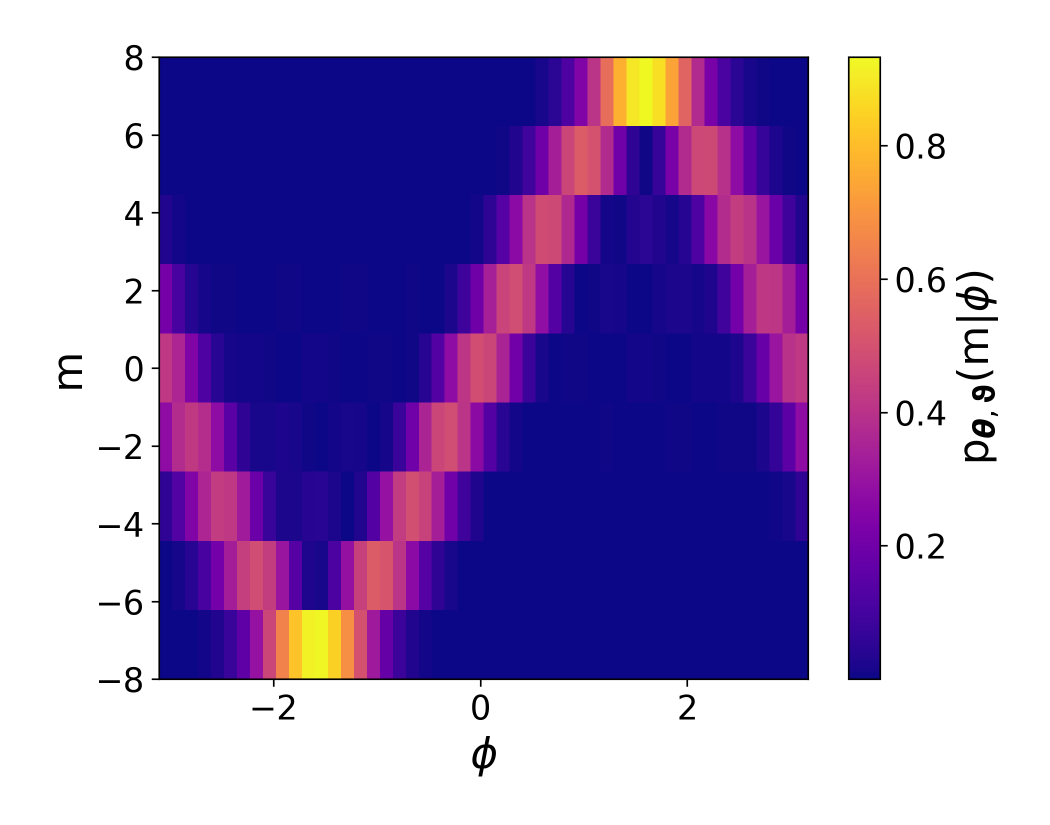
#> input picture VQI/8/vqc_1_1_0.7/figs/Quantum_feature_heatmap.png, 2100 x 1650 px, found by its file name (shown at 1/2 size)
$ jupyter execute --allow-errors Data_analysis.ipynb
#> lines starting #> are read from the running program, lines starting #| are printed output that depends on the picture
[cell 1]
import matplotlib.pyplot as plt
import numpy as np
import os
from matplotlib.lines import Line2D

# =====================================================
# Nature Communications style (optimized)
# =====================================================
plt.rcParams.update({
    "font.size": 12,
    "axes.titlesize": 14,
    "axes.labelsize": 13,
    "legend.fontsize": 10,
    "xtick.labelsize": 11,
    "ytick.labelsize": 11,
    "lines.linewidth": 1.5,
    "axes.linewidth": 0.9,
    "xtick.major.width": 0.8,
    "ytick.major.width": 0.8,
    "figure.dpi": 120
})

# ===============================
# parameters
# ===============================
n_qubits = 8
n_enc, n_dec = 1, 1
phi_train_samples = 100
n_phi = 50
phi_trues = np.linspace(-np.pi + np.pi/phi_train_samples,
                        np.pi + np.pi/phi_train_samples, n_phi)

phi_std = 0.7
scope = [-np.pi, np.pi]

vqi_path = f"VQI/{n_qubits}/vqc_{n_enc}_{n_dec}_{phi_std}"
vqcnni_base_path = f"VQ-CNNI/{n_qubits}/vqc_{n_enc}_{n_dec}"

paths = {
    "VQI": vqi_path,
    "softsign": f"{vqcnni_base_path}/softsign",
}

markers = {
    "VQI": "h",
    "softsign": "o",
}

linestyles = {
    "VQI": "-",
    "softsign": "-",
}

colors = {
    "VQI": "#4C4C4C",
    "softsign": "#B03A2E",
}

label_map = {
    "VQI": "VQI Baseline",
    "softsign": "VQ-CNNI",
}

# ===============================
# load data (runs × n_phi)
# ===============================
phi_preds_all = {}

#> (the rest of this cell did not finish here and is left out)

[cell 2]
import matplotlib.pyplot as plt
import matplotlib.image as mpimg
import os
import numpy as np
from matplotlib.gridspec import GridSpec, GridSpecFromSubplotSpec

# ============================================================
# Nature Communications style (与参考代码一致)
# ============================================================

plt.rcParams.update({
    'font.family': 'sans-serif',
    'font.sans-serif': ['Arial', 'Helvetica'],
    'font.size': 8,
    'axes.labelsize': 8,
    'axes.titlesize': 8,
    'xtick.labelsize': 7,
    'ytick.labelsize': 7,
    'legend.fontsize': 7,
    'figure.dpi': 300,
    'savefig.dpi': 300,
    'axes.linewidth': 0.6
})

# ===============================
# parameters
# ===============================
n_qubits = 8
n_enc, n_dec = 1, 1
phi_trues = np.linspace(-np.pi + np.pi/100, np.pi + np.pi/100, 50)

vqcnni_base_path = f"VQ-CNNI/{n_qubits}/vqc_{n_enc}_{n_dec}"
vqcnni_fixedParam = f"VQ-CNNI_fixedParam/{n_qubits}/vqc_{n_enc}_{n_dec}"

# ===============================
# 模型路径
# ===============================
paths = {
    "Softsign": f"{vqcnni_base_path}/softsign",
    "Softsign-BMSE": f"{vqcnni_fixedParam}/softsign",
}

label_map = {
    "Softsign": "VQ-CNNI",
    "Softsign-BMSE": "VQ-CNNI-fixed",
}

colors = {
    "Softsign": "#d62728",      # 红色
    "Softsign-BMSE": "green",   # 绿色
}

# ===============================
# 加载数据（用于SWPE计算）
# ===============================
phi_preds = {}

for name, path in paths.items():
    file = os.path.join(path, "phi_preds.npy")
    if os.path.exists(file):
        phi_preds[name] = np.load(file)
    else:
        print(f"Warning: {file} not found")

# ===============================
# wrapped phase error
# ===============================
# [4 lines left out: function compute_swpe_db, not called in this run]

SWPE = {}
mean_swpe = {}

for name in phi_preds:
    SWPE[name] = compute_swpe_db(phi_preds[name], phi_trues)
    mean_swpe[name] = np.mean(SWPE[name])

# 按性能排序
sorted_models = sorted(mean_swpe, key=lambda x: mean_swpe[x])

# ============================================================
# Figure layout: 精细控制最后一列的间距（不影响前三列之间的间距）
# ============================================================

fig = plt.figure(figsize=(14, 7))

# 先分成两大块：前三列 + 最后一列
gs_main = GridSpec(
    1, 2,
    width_ratios=[4.0, 0.65],  # 前三列总宽度 : 最后一列宽度
    wspace=0.1,               # 这个间距控制两大部分之间的距离（最后一列左侧的间距）
    top=0.95,
    bottom=0.05,
    left=0.02,
    right=0.98
)

# 前三列再细分为三列（2行×3列）
gs_left = GridSpecFromSubplotSpec(
    2, 3,
    subplot_spec=gs_main[0, 0],
    wspace=0.02,   # 前三列之间的水平间距（保持紧凑）
    hspace=0.02,   # 垂直间距
    width_ratios=[1.0, 1.0, 1.0]
)

# 最后一列作为整体（2行×1列）
gs_right = GridSpecFromSubplotSpec(
    2, 1,
    subplot_spec=gs_main[0, 1],
    hspace=0.02
)

# ============================================================
# Column 1: Probability heatmaps (a, b)
# ============================================================

# a: VQI baseline heatmap (第一行第一列)
ax_a = fig.add_subplot(gs_left[0, 0])
vqi_heatmap_path = os.path.join(paths["Softsign-BMSE"], "figs", "Quantum_feature_heatmap.png")
if os.path.exists(vqi_heatmap_path):
    ax_a.imshow(mpimg.imread(vqi_heatmap_path))
else:
    ax_a.text(0.5, 0.5, "Heatmap not found", ha='center')
ax_a.set_title('VQI Baseline', fontsize=12, y=0.95)
ax_a.axis('off')
ax_a.text(0.05, 1.0, 'a', transform=ax_a.transAxes, fontsize=14, fontweight='bold')

# b: Joint optimized heatmap (第二行第一列)
ax_b = fig.add_subplot(gs_left[1, 0])
joint_heatmap_path = os.path.join(paths["Softsign"], "figs", "Quantum_feature_heatmap.png")
if os.path.exists(joint_heatmap_path):
    ax_b.imshow(mpimg.imread(joint_heatmap_path))
else:
    ax_b.text(0.5, 0.5, "Heatmap not found", ha='center')
ax_b.set_title('VQ-CNNI', fontsize=12, y=0.95)
ax_b.axis('off')
ax_b.text(0.05, 1.0, 'b', transform=ax_b.transAxes, fontsize=14, fontweight='bold')

# ============================================================
# Column 2: Quantum feature manifolds (c, d)
# ============================================================

# c: Baseline quantum manifold (第一行第二列)
ax_c = fig.add_subplot(gs_left[0, 1])
baseline_embedding_path = os.path.join(paths["Softsign-BMSE"], "figs", "feature_embedding.png")
if os.path.exists(baseline_embedding_path):
    ax_c.imshow(mpimg.imread(baseline_embedding_path))
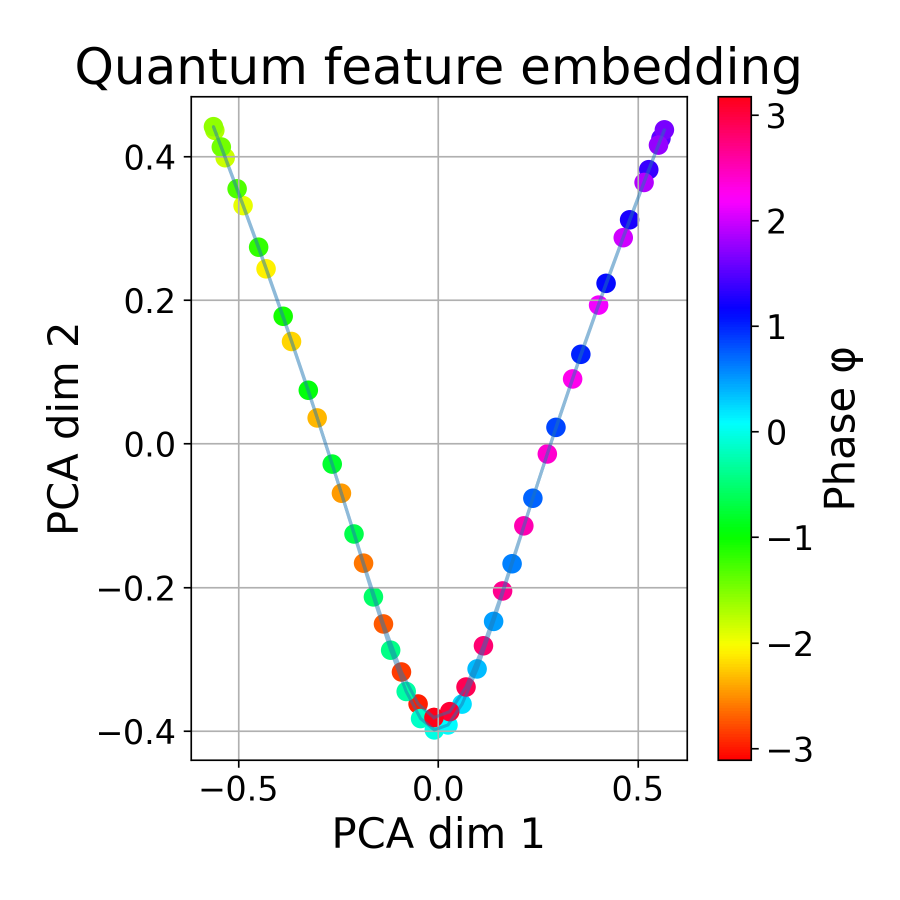
#> input picture VQI/8/vqc_1_1_0.7/figs/feature_embedding.png, 1800 x 1800 px, found by its file name (shown at 1/2 size)
else:
    ax_c.text(0.5, 0.5, "Not found", ha='center')
ax_c.set_title('VQ-CNNI-fixed', fontsize=12, y=0.95)
ax_c.axis('off')
ax_c.text(0.05, 1.0, 'c', transform=ax_c.transAxes, fontsize=14, fontweight='bold')

# d: Joint quantum manifold (第二行第二列)
ax_d = fig.add_subplot(gs_left[1, 1])
joint_embedding_path = os.path.join(paths["Softsign"], "figs", "feature_embedding.png")
if os.path.exists(joint_embedding_path):
    ax_d.imshow(mpimg.imread(joint_embedding_path))
else:
    ax_d.text(0.5, 0.5, "Not found", ha='center')
ax_d.set_title('VQ-CNNI', fontsize=12, y=0.95)
ax_d.axis('off')
ax_d.text(0.05, 1.0, 'd', transform=ax_d.transAxes, fontsize=14, fontweight='bold')

# ============================================================
# Column 3: Latent manifolds (e, f)
# ============================================================

# e: Baseline latent manifold (第一行第三列)
ax_e = fig.add_subplot(gs_left[0, 2])
baseline_latent_path = os.path.join(paths["Softsign-BMSE"], "figs", "fig5_latent_manifold.png")
if os.path.exists(baseline_latent_path):
    ax_e.imshow(mpimg.imread(baseline_latent_path))
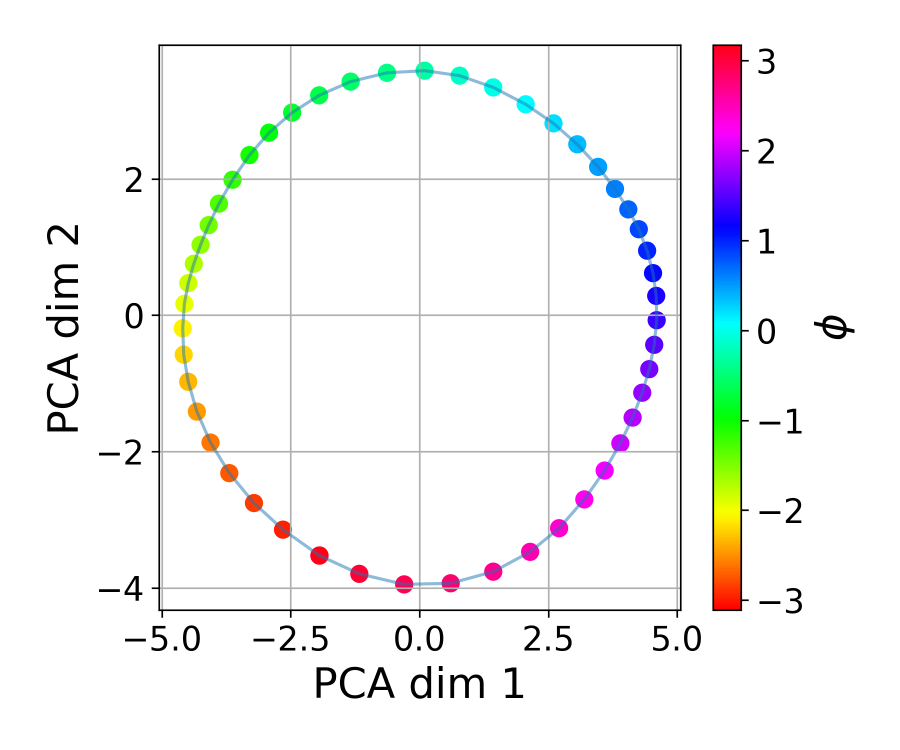
#> input picture VQ-CNNI/8/vqc_1_1/arctan/figs/fig5_latent_manifold.png, 1800 x 1500 px, found by its file name (shown at 1/2 size)
else:
    ax_e.text(0.5, 0.5, "Not found", ha='center')
ax_e.set_title('VQ-CNNI-fixed', fontsize=12, y=0.95)
ax_e.axis('off')
ax_e.text(0.05, 1.0, 'e', transform=ax_e.transAxes, fontsize=14, fontweight='bold')

# f: Joint latent manifold (第二行第三列)
ax_f = fig.add_subplot(gs_left[1, 2])
joint_latent_path = os.path.join(paths["Softsign"], "figs", "fig5_latent_manifold.png")
if os.path.exists(joint_latent_path):
    ax_f.imshow(mpimg.imread(joint_latent_path))
else:
    ax_f.text(0.5, 0.5, "Not found", ha='center')
ax_f.set_title('VQ-CNNI', fontsize=12, y=0.95)
ax_f.axis('off')
ax_f.text(0.05, 1.0, 'f', transform=ax_f.transAxes, fontsize=14, fontweight='bold')

# ============================================================
# Column 4: SWPE Boxplot (g) - spanning both rows
# ============================================================

# 最后一列的子图（占据两行）
ax_g = fig.add_subplot(gs_right[:, 0])
ax_g.tick_params(axis='y', width=2.5, which='major')
ax_g.tick_params(axis='y', labelsize=12, width=2.5)

# 设置子图位置偏移：从底部开始，占80%高度，向上对齐
box = ax_g.get_position()
ax_g.set_position([box.x0, box.y0+0.1, box.width, box.height * 0.8])

# 准备箱线图数据（按性能排序）
box_data = [SWPE[name] for name in sorted_models]
box_labels = [''] * len(sorted_models)
box_colors = [colors[name] for name in sorted_models]

# 绘制箱线图
#> (the rest of this cell did not finish here and is left out)

[cell 3]
import matplotlib.pyplot as plt
import matplotlib.image as mpimg
import os
import numpy as np
import string
# ===============================
# parameters
# ===============================
n_qubits = 8
n_enc, n_dec = 1, 1
phi_trues = np.linspace(-np.pi + np.pi/100, np.pi + np.pi/100, 50)
phi_std = 0.7

# ===============================
# 模型路径
# ===============================
paths = {
    "Epoch = 0": f"VQ-CNNI/{n_qubits}/vqc_{n_enc}_{n_dec}/softsign/figs_init",
    "Epoch = 60": f"VQ-CNNI/{n_qubits}/vqc_{n_enc}_{n_dec}/softsign/figs_epoch60",
    "Epoch = 80": f"VQ-CNNI/{n_qubits}/vqc_{n_enc}_{n_dec}/softsign/figs_maxqfi",
    "Epoch = 717": f"VQ-CNNI/{n_qubits}/vqc_{n_enc}_{n_dec}/softsign/figs"
}

model_names = list(paths.keys())
n_models = len(model_names)

# ===============================
# 创建 2 行：上 = embedding，下 = manifold
# ===============================

plt.rcdefaults()
plt.rcParams['axes.spines.top'] = True
plt.rcParams['axes.spines.right'] = True

fig, axes = plt.subplots(2, n_models, figsize=(3.5*n_models, 7))

labels = list(string.ascii_lowercase)  # (a), (b), ...

# ===============================
# 绘制
# ===============================
for i, (name, path) in enumerate(paths.items()):

    # ---------- Feature embedding ----------
    img_path1 = os.path.join(path, "Quantum_feature_heatmap.png")
    ax1 = axes[0, i]

    if os.path.exists(img_path1):
        img1 = mpimg.imread(img_path1)
#> img1 is the input picture: shape (1650, 2100, 4) float32; mean R, G, B, A 0.621, 0.535, 0.753, 1
#> (the rest of the program and of its run is left out)
